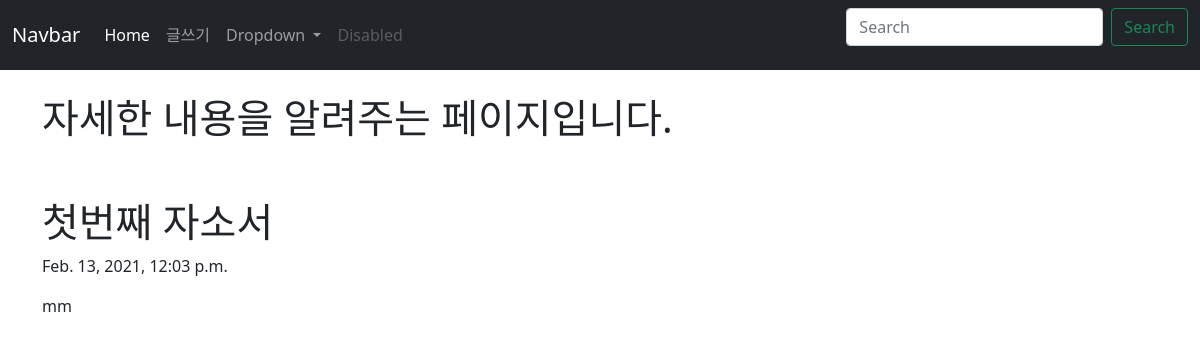
Page /blog/2 on the committed database.
### blogapp/models.py (models this page shows, shortened)
class Blog(models.Model):
    title = models.CharField(max_length=200)
    pub_date = models.DateTimeField('date published')
    body = models.TextField()

### blogapp/views.py (the view)
# urls.py: path('<int:blog_id>', views.detail, name="detail"),
def detail(request, blog_id):
    details = get_object_or_404(Blog, pk=blog_id)
    return render(request, "detail.html", {'details':details})

### blogapp/templates/detail.html
{% extends 'base.html'%}
{% block contents %}
            <div class="container">
            <br>
            <h1>자세한 내용을 알려주는 페이지입니다.</h1>
                <br><br>
                <h1>{{details.title}}</h1>
                <p>{{details.pub_date}}</p>
                <p>{{details.body}}</p>
            </div>
    </body>
{% endblock %}

### rows in the picture
Blog: title "첫번째 자소서", pub_date "Feb. 13, 2021, 12:03 p.m.", body "mm"
